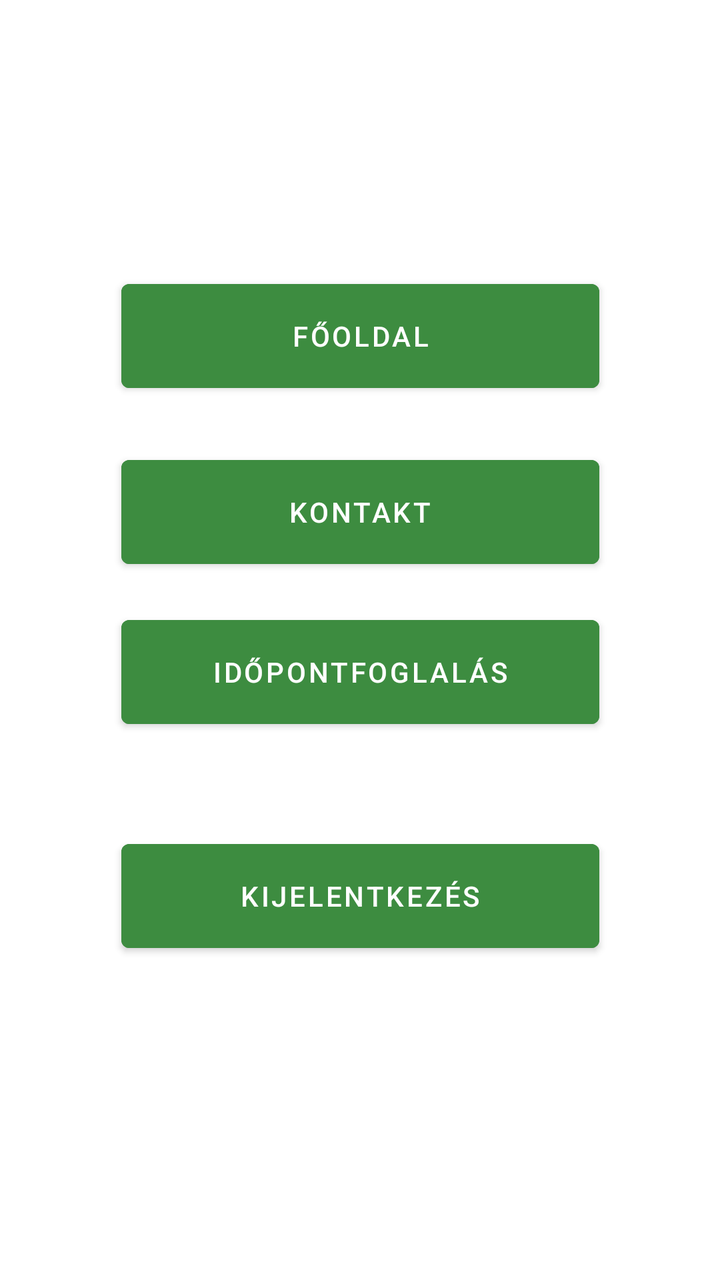
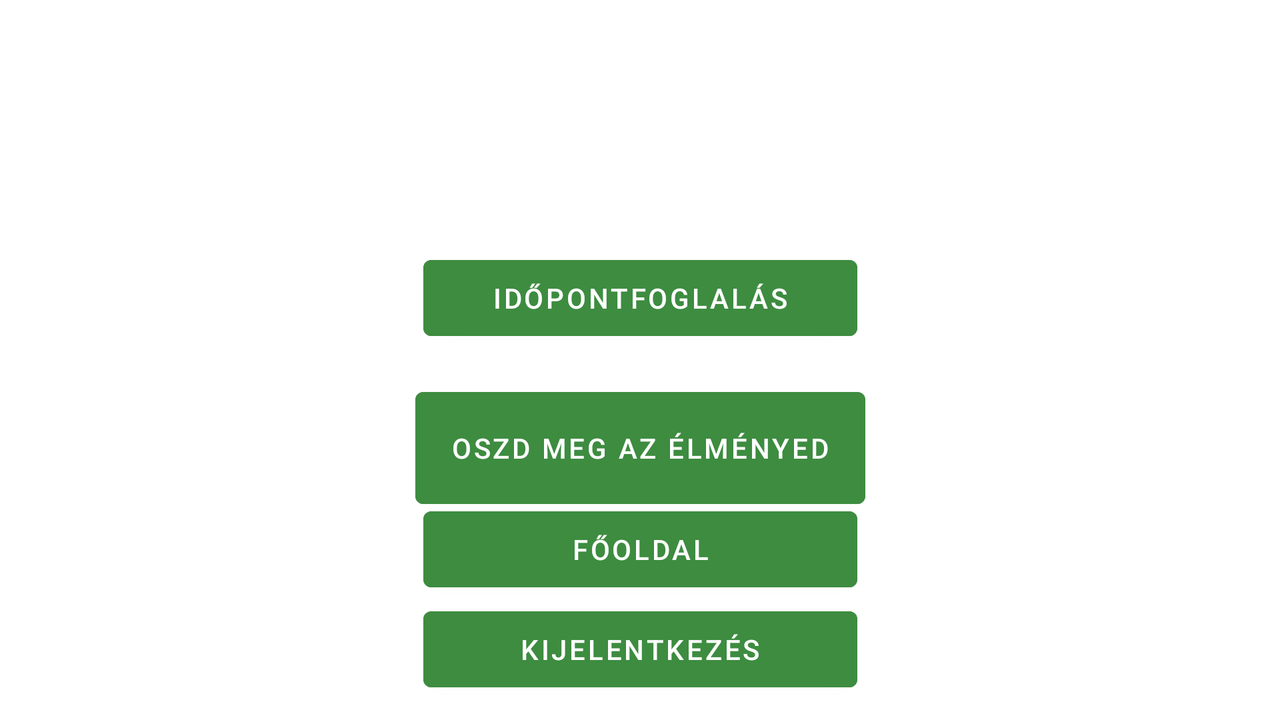

An Android layout and its configuration variant, each rendered on a device that would load it. The default file and the variant file are quoted in full after the pictures.
<!-- AndroidManifest.xml: application theme Theme.Billiard_pub -->
<!-- res/layout/homepage.xml -->
<?xml version="1.0" encoding="utf-8"?>
<androidx.constraintlayout.widget.ConstraintLayout
    xmlns:android="http://schemas.android.com/apk/res/android"
    xmlns:app="http://schemas.android.com/apk/res-auto"
    xmlns:tools="http://schemas.android.com/tools"
    android:layout_width="match_parent"
    android:layout_height="match_parent"
    android:background="@drawable/background"
    tools:context=".HomepageActivity">


    <ImageView
        android:id="@+id/headerimage"
        android:layout_width="280dp"
        android:layout_height="108dp"
        android:layout_marginTop="4dp"
        android:contentDescription="@string/logo"
        app:layout_constraintEnd_toEndOf="parent"
        app:layout_constraintHorizontal_bias="0.496"
        app:layout_constraintStart_toStartOf="parent"
        app:layout_constraintTop_toTopOf="parent"
        app:srcCompat="@drawable/cimke2" />
    <Button
        android:id="@+id/button2"
        android:layout_width="239dp"
        android:layout_height="64dp"
        android:layout_marginBottom="440dp"
        android:backgroundTint="@color/darkgreen"
        android:onClick="refresh"
        android:text="@string/HomePageButton"
        app:layout_constraintBottom_toBottomOf="parent"
        app:layout_constraintEnd_toEndOf="parent"
        app:layout_constraintStart_toStartOf="parent" />

    <Button
        android:id="@+id/button3"
        android:layout_width="239dp"
        android:layout_height="64dp"
        android:layout_marginBottom="352dp"
        android:backgroundTint="@color/darkgreen"
        android:onClick="goToContactPage"
        android:text="@string/contact"
        app:layout_constraintBottom_toBottomOf="parent"
        app:layout_constraintEnd_toEndOf="parent"
        app:layout_constraintStart_toStartOf="parent"
        tools:ignore="MissingConstraints" />

    <Button
        android:id="@+id/button4"
        android:layout_width="239dp"
        android:layout_height="64dp"
        android:layout_marginTop="16dp"
        android:backgroundTint="@color/darkgreen"
        android:onClick="goToAppointment"
        android:text="@string/appointment"
        app:layout_constraintEnd_toEndOf="parent"
        app:layout_constraintStart_toStartOf="parent"
        app:layout_constraintTop_toBottomOf="@+id/button3" />

    <Button
        android:id="@+id/button5"
        android:layout_width="239dp"
        android:layout_height="64dp"
        android:layout_marginTop="48dp"
        android:backgroundTint="@color/darkgreen"
        android:onClick="logout"
        android:text="@string/logOut"
        app:layout_constraintBottom_toBottomOf="parent"
        app:layout_constraintEnd_toEndOf="parent"
        app:layout_constraintStart_toStartOf="parent"
        app:layout_constraintTop_toBottomOf="@+id/button4"
        app:layout_constraintVertical_bias="0.0" />


</androidx.constraintlayout.widget.ConstraintLayout>
<!-- resources referenced by this layout -->
<resources>
  <color name="darkgreen">#3d8c40</color>
  <string name="HomePageButton">Főoldal</string>
  <string name="appointment">Időpontfoglalás</string>
  <string name="contact">Kontakt</string>
  <string name="logOut">Kijelentkezés</string>
  <string name="logo">Logo</string>
  <style name="Theme.Billiard_pub" parent="Theme.MaterialComponents.DayNight.NoActionBar">
          
          <item name="colorPrimary">@color/purple_500</item>
          <item name="colorPrimaryVariant">@color/purple_700</item>
          <item name="colorOnPrimary">@color/white</item>
          
          <item name="colorSecondary">@color/teal_200</item>
          <item name="colorSecondaryVariant">@color/teal_700</item>
          <item name="colorOnSecondary">@color/black</item>
          
          <item name="android:statusBarColor" tools:targetApi="l">?attr/colorPrimaryVariant</item>
          
  
      </style>
  <color name="purple_500">#FF6200EE</color>
  <color name="purple_700">#FF3700B3</color>
  <color name="white">#FFFFFFFF</color>
  <color name="teal_200">#FF03DAC5</color>
  <color name="teal_700">#FF018786</color>
  <color name="black">#FF000000</color>
</resources>
<!-- res/layout-land/homepage.xml (the repository's variant of the layout above) -->
<!-- drawn on the phone turned sideways -->
<?xml version="1.0" encoding="utf-8"?>
<androidx.constraintlayout.widget.ConstraintLayout
    xmlns:android="http://schemas.android.com/apk/res/android"
    xmlns:app="http://schemas.android.com/apk/res-auto"
    xmlns:tools="http://schemas.android.com/tools"
    android:layout_width="match_parent"
    android:layout_height="match_parent"
    android:background="@drawable/background"
    tools:context=".HomepageActivity">


    <ImageView
        android:id="@+id/headerimage"
        android:layout_width="280dp"
        android:layout_height="108dp"
        android:layout_marginTop="4dp"
        android:contentDescription="@string/logo"
        app:layout_constraintEnd_toEndOf="parent"
        app:layout_constraintHorizontal_bias="0.499"
        app:layout_constraintStart_toStartOf="parent"
        app:layout_constraintTop_toTopOf="parent"
        app:srcCompat="@drawable/cimke2" />

    <Button
        android:id="@+id/button2"
        android:layout_width="217dp"
        android:layout_height="50dp"
        android:backgroundTint="@color/darkgreen"
        android:onClick="refresh"
        android:text="@string/HomePageButton"
        app:layout_constraintBottom_toTopOf="@+id/button5"
        app:layout_constraintEnd_toEndOf="parent"
        app:layout_constraintStart_toStartOf="parent"
        app:layout_constraintTop_toBottomOf="@+id/picturetaken"
        app:layout_constraintVertical_bias="1.0" />

    <Button
        android:id="@+id/button4"
        android:layout_width="217dp"
        android:layout_height="50dp"
        android:layout_marginTop="12dp"
        android:backgroundTint="@color/darkgreen"
        android:onClick="goToAppointment"
        android:text="@string/appointment"
        app:layout_constraintEnd_toEndOf="parent"
        app:layout_constraintStart_toStartOf="parent"
        app:layout_constraintTop_toBottomOf="@+id/headerimage" />

    <Button
        android:id="@+id/button5"
        android:layout_width="217dp"
        android:layout_height="50dp"
        android:layout_marginTop="48dp"
        android:backgroundTint="@color/darkgreen"
        android:onClick="logout"
        android:text="@string/logOut"
        app:layout_constraintBottom_toBottomOf="parent"
        app:layout_constraintEnd_toEndOf="parent"
        app:layout_constraintStart_toStartOf="parent"
        app:layout_constraintTop_toBottomOf="@+id/button4"
        app:layout_constraintVertical_bias="0.884" />

    <Button
        android:id="@+id/picturetaken"
        android:layout_width="225dp"
        android:layout_height="68dp"
        android:layout_marginTop="16dp"

        android:backgroundTint="@color/darkgreen"
        android:onClick="openCamera"
        android:text="@string/sharehappiness"
        app:layout_constraintEnd_toEndOf="parent"
        app:layout_constraintStart_toStartOf="parent"
        app:layout_constraintTop_toBottomOf="@+id/button4" />


</androidx.constraintlayout.widget.ConstraintLayout>
<!-- resources referenced by the variant -->
<!-- as the phone turned sideways resolves them -->
<resources>
  <color name="darkgreen">#3d8c40</color>
  <string name="HomePageButton">Főoldal</string>
  <string name="appointment">Időpontfoglalás</string>
  <string name="logOut">Kijelentkezés</string>
  <string name="logo">Logo</string>
  <string name="sharehappiness">Oszd meg az élményed</string>
  <style name="Theme.Billiard_pub" parent="Theme.MaterialComponents.DayNight.NoActionBar">
          
          <item name="colorPrimary">@color/purple_500</item>
          <item name="colorPrimaryVariant">@color/purple_700</item>
          <item name="colorOnPrimary">@color/white</item>
          
          <item name="colorSecondary">@color/teal_200</item>
          <item name="colorSecondaryVariant">@color/teal_700</item>
          <item name="colorOnSecondary">@color/black</item>
          
          <item name="android:statusBarColor" tools:targetApi="l">?attr/colorPrimaryVariant</item>
          
  
      </style>
  <color name="purple_500">#FF6200EE</color>
  <color name="purple_700">#FF3700B3</color>
  <color name="white">#FFFFFFFF</color>
  <color name="teal_200">#FF03DAC5</color>
  <color name="teal_700">#FF018786</color>
  <color name="black">#FF000000</color>
</resources>
